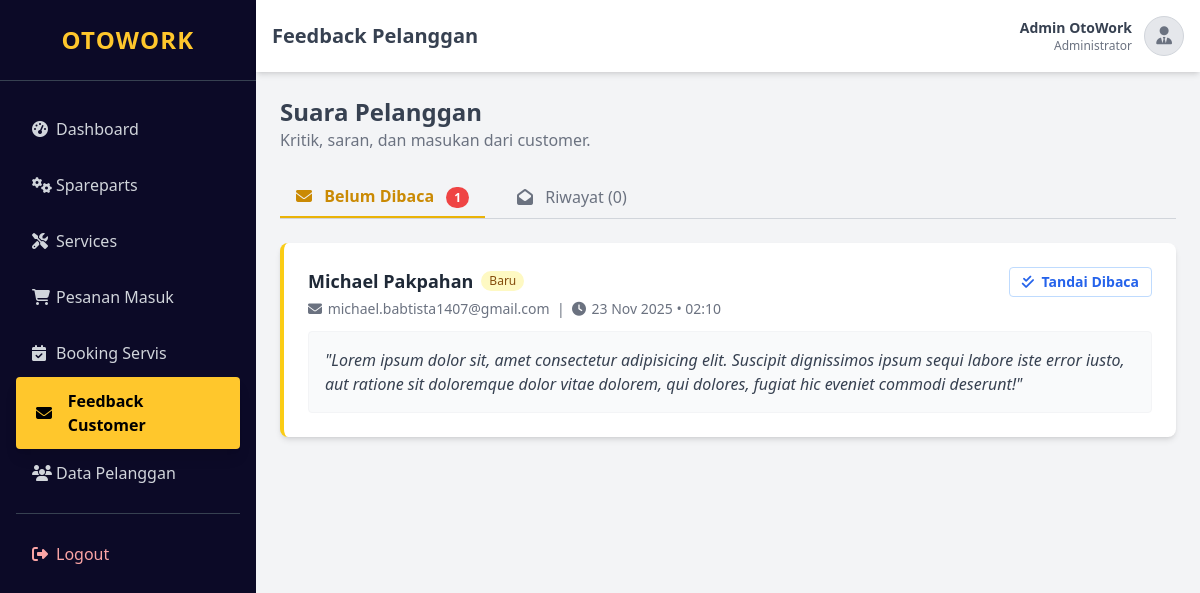
The page /admin/views/feedback.php (signed in) on the database its author committed.
### tables this page shows
CREATE TABLE `feedback` (
  `id` int(11) NOT NULL,
  `user_id` int(11) DEFAULT NULL,
  `name` varchar(255) NOT NULL,
  `email` varchar(255) NOT NULL,
  `message` text NOT NULL,
  `status` varchar(20) NOT NULL DEFAULT 'new',
  `submitted_at` timestamp NOT NULL DEFAULT current_timestamp()
);

### admin/views/feedback.php (the view, shortened to what this page needs)
<?php
require_once '../../config/database.php';
$sql = "SELECT * FROM feedback ORDER BY submitted_at DESC";
$result = $conn->query($sql);
$unread = [];
$read = [];
if ($result && $result->num_rows > 0) {
    while ($row = $result->fetch_assoc()) {
        if ($row['status'] === 'new') {
            $unread[] = $row;
        } else {
            $read[] = $row;
        }
    }
}
?>
<!DOCTYPE html>
<html lang="id">
<head>
    <script src="https://cdn.tailwindcss.com"></script>
    <link rel="stylesheet" href="https://cdnjs.cloudflare.com/ajax/libs/font-awesome/6.4.2/css/all.min.css" />
</head>
<body class="bg-gray-100 font-sans">
    <div class="flex h-screen overflow-hidden">
        <?php require_once '../includes/sidebar.php'; ?>
        <div class="flex-1 flex flex-col w-full">
            <?php require_once '../includes/header.php'; ?>
            <main class="flex-1 overflow-x-hidden overflow-y-auto bg-gray-100 p-6">
                <div class="mb-6">
                    <h3 class="text-2xl font-bold text-gray-700">Suara Pelanggan</h3>
                    <p class="text-gray-500">Kritik, saran, dan masukan dari customer.</p>
                </div>
                <div class="flex space-x-4 border-b border-gray-300 mb-6">
                    <button onclick="switchTab('unread')" id="tab-unread" class="tab-btn px-4 py-2 font-bold text-yellow-600 border-b-2 border-yellow-500 transition-colors focus:outline-none relative">
                        <i class="fas fa-envelope mr-2"></i> Belum Dibaca
                        <?php if (count($unread) > 0): ?>
                            <span class="ml-2 bg-red-500 text-white text-xs px-2 py-0.5 rounded-full"><?= count($unread) ?></span>
                        <?php endif; ?>
                    </button>
                    <button onclick="switchTab('read')" id="tab-read" class="tab-btn px-4 py-2 font-medium text-gray-500 hover:text-gray-700 transition-colors focus:outline-none">
                        <i class="fas fa-envelope-open mr-2"></i> Riwayat (<?= count($read) ?>)
                    </button>
                </div>
                <div id="view-unread" class="tab-content active">
                    <?php if (!empty($unread)): ?>
                        <div class="space-y-4">
                            <?php foreach ($unread as $row): ?>
                                <div class="bg-white p-6 rounded-lg shadow-md border-l-4 border-yellow-400 hover:shadow-lg transition">
                                    <div class="flex justify-between items-start">
                                        <div>
                                            <div class="flex items-center gap-2 mb-1">
                                                <h4 class="font-bold text-lg text-gray-800"><?= htmlspecialchars($row['name']) ?></h4>
                                                <span class="text-xs bg-yellow-100 text-yellow-800 px-2 py-0.5 rounded-full">Baru</span>
                                            </div>
                                            <p class="text-sm text-gray-500 mb-3">
                                                <i class="fas fa-envelope w-4"></i> <?= htmlspecialchars($row['email']) ?> &nbsp;|&nbsp;
                                                <i class="fas fa-clock w-4"></i> <?= date('d M Y • H:i', strtotime($row['submitted_at'])) ?>
                                            </p>
                                        </div>
                                        <button onclick="markAsRead(<?= $row['id'] ?>)" class="text-blue-600 hover:text-blue-800 text-sm font-semibold border border-blue-200 px-3 py-1 rounded hover:bg-blue-50 transition">
                                            <i class="fas fa-check-double mr-1"></i> Tandai Dibaca
                                        </button>
                                    </div>
                                    <div class="bg-gray-50 p-4 rounded text-gray-700 italic border border-gray-100">
                                        "<?= nl2br(htmlspecialchars($row['message'])) ?>"
                                    </div>
                                </div>
                            <?php endforeach; ?>
                        </div>
                    <?php endif; ?>
                </div>
            </main>
        </div>
    </div>
</body>
</html>

### admin/views/feedback.php (style rules this page uses)
.tab-content { display: none; animation: fadeIn 0.3s ease; }
.tab-content.active { display: block; }

### rows shown on the page
feedback: name "Michael Pakpahan", email "michael.babtista1407@gmail.com", submitted_at "23 Nov 2025 • 02:10", message "Lorem ipsum dolor sit, amet consectetur adipisicing elit. Suscipit dignissimos ipsum sequi labore iste error iusto, aut ratione sit doloremque dolor vitae dolorem, qui dolores, fugiat hic eveniet commodi deserunt!"

### other values the page prints
$pageTitle "Feedback Pelanggan"
$_SESSION['name'] "Admin OtoWork"
count($unread) "1"
count($read) "0"
